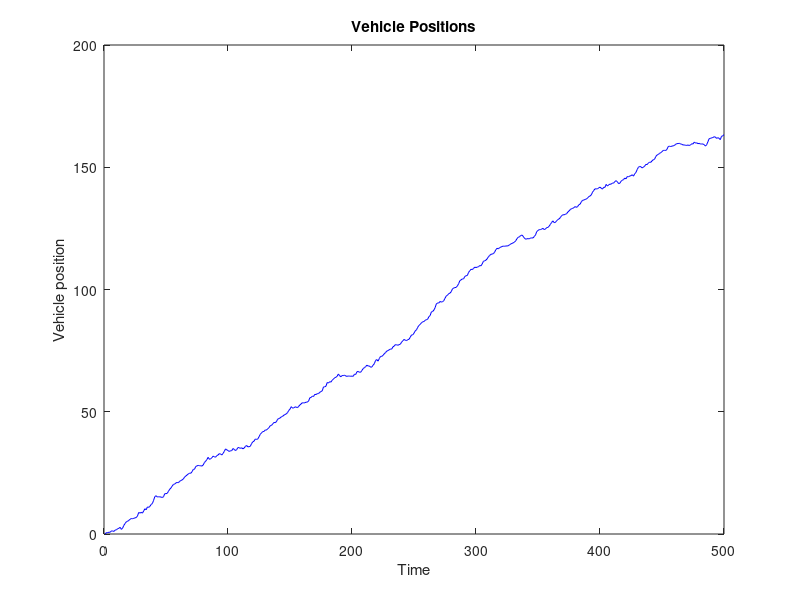

The MATLAB script that drew this image:
clc;
load speed.mat
x(1)=0;
S=std(u);    %% "standard deviation syntax S = std(A)"
for i=1:(length(u)-1) 
    x(i+1)=x(i)+1*u(i);
end
figure (2)
plot (x,'b')
title('Vehicle Positions')
xlabel('Time')
ylabel('Vehicle position')


